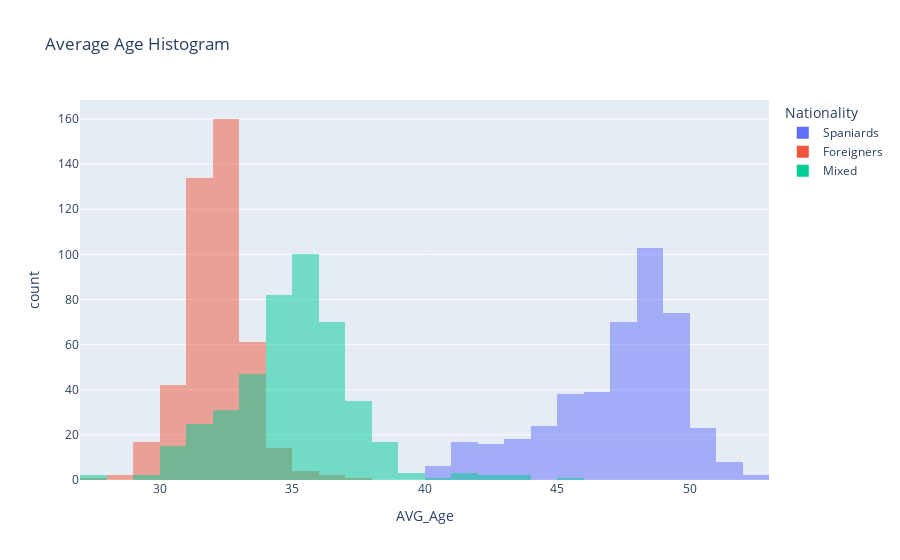

Here is the notebook cell this chart was saved with:
### Code cell
fig = px.histogram(composition, x="AVG_Age", color="Nationality", barmode='overlay',title="Average Age Histogram")#,animation_frame="Year")
fig.show()

### Figure 1 — Plotly figure (JSON) as saved in the notebook; plotly's stock layout.template omitted (floating-point values rounded to 4 significant figures; data arrays with more than 128 entries replaced by an {"elided": "..."} marker saying what was removed)
{"data": [{"alignmentgroup": "True", "bingroup": "x", "hovertemplate": "Nationality=Spaniards<br>AVG_Age=%{x}<br>count=%{y}<extra></extra>", "legendgroup": "Spaniards", "marker": {"color": "#636efa", "opacity": 0.5}, "name": "Spaniards", "offsetgroup": "Spaniards", "orientation": "v", "showlegend": true, "type": "histogram", "x": {"elided": "438 float values"}, "xaxis": "x", "yaxis": "y"}, {"alignmentgroup": "True", "bingroup": "x", "hovertemplate": "Nationality=Foreigners<br>AVG_Age=%{x}<br>count=%{y}<extra></extra>", "legendgroup": "Foreigners", "marker": {"color": "#EF553B", "opacity": 0.5}, "name": "Foreigners", "offsetgroup": "Foreigners", "orientation": "v", "showlegend": true, "type": "histogram", "x": {"elided": "438 float values"}, "xaxis": "x", "yaxis": "y"}, {"alignmentgroup": "True", "bingroup": "x", "hovertemplate": "Nationality=Mixed<br>AVG_Age=%{x}<br>count=%{y}<extra></extra>", "legendgroup": "Mixed", "marker": {"color": "#00cc96", "opacity": 0.5}, "name": "Mixed", "offsetgroup": "Mixed", "orientation": "v", "showlegend": true, "type": "histogram", "x": {"elided": "438 float values"}, "xaxis": "x", "yaxis": "y"}], "layout": {"barmode": "overlay", "legend": {"title": {"text": "Nationality"}, "tracegroupgap": 0}, "title": {"text": "Average Age Histogram"}, "xaxis": {"anchor": "y", "domain": [0, 1], "title": {"text": "AVG_Age"}}, "yaxis": {"anchor": "x", "domain": [0, 1], "title": {"text": "count"}}}}
